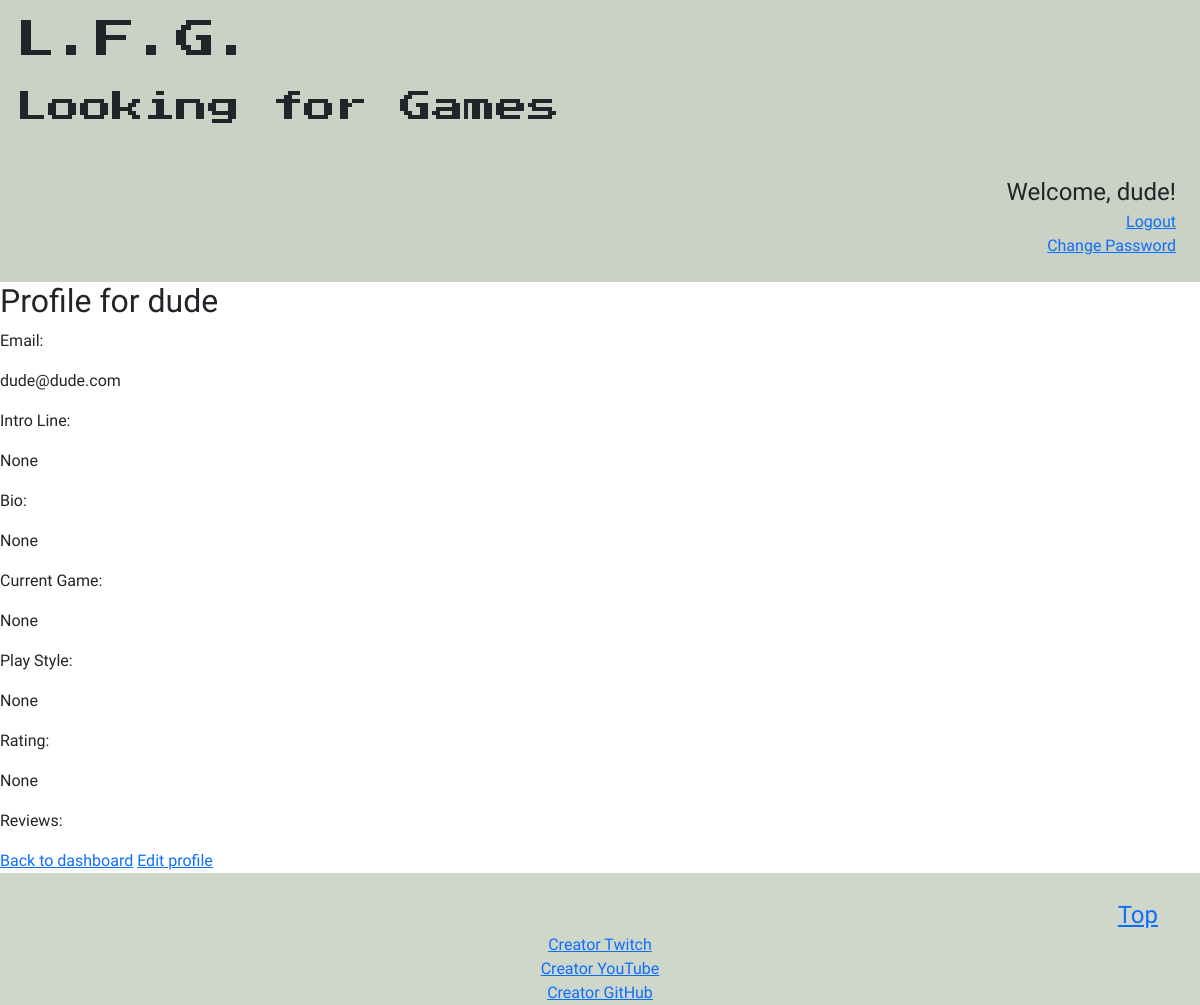
The app's page /accounts/dude (signed in) with its own data.
### main/models.py (models this page shows, shortened)
class CustomUser(AbstractUser):
    first_name = None
    last_name = None
    HARDCORE = 'Hardcore'
    CASUAL = 'Casual'
    CHOICES = [
        (HARDCORE, 'Hardcore'),
        (CASUAL, 'Casual'),
    ]
    intro = models.CharField(max_length=140, verbose_name='Intro Line', blank=True, null=True)
    bio = models.TextField(blank=True, null=True)
    current_game = models.CharField(max_length=100, blank=True, null=True)
    play_style = models.CharField(max_length=50, choices=CHOICES,blank=True, null=True)
    rating = models.DecimalField(max_digits=3, decimal_places=1, blank=True, null=True)
    date_joined = models.DateField(auto_now_add=True, blank=True, null=True)

### main/views.py (the view)
@login_required
def profile(request, username):
    user = get_object_or_404(CustomUser, username=username)
    context = {
        'user': user,
    }
    return render(request, 'main/profile.html', context)

### main/templates/main/profile.html (shortened to what this page needs)
{% extends 'base.html' %} {% block title %}Profile{% endblock title %}
{% block content %}
<div>
  <h2>Profile for {{user.username}}</h2>
</div>
<div>
  <div>
    <div>
      <p>Email:</p>
      <p>{{ user.email }}</p>
    </div>
    <div>
      <p>Intro Line:</p>
      <p>{{ user.intro }}</p>
    </div>
    <div>
      <p>Bio:</p>
      <p>{{ user.bio }}</p>
    </div>
    <div>
      <p>Current Game:</p>
      <p>{{ user.current_game }}</p>
    </div>
    <div>
      <p>Play Style:</p>
      <p>{{ user.play_style }}</p>
    </div>
    <div>
      <p>Rating:</p>
      <p>{{ user.rating }}</p>
    </div>
  </div>
  <div>
    <p>Reviews:</p>
  </div>
</div>
<a href="{% url 'dashboard' %}">Back to dashboard</a>
<a href="{% url 'edit_profile' user.username %}">Edit profile</a>
{% endblock content %}

### main/templates/base.html (shortened to what this page needs)
<!DOCTYPE html>
<html lang="en">
  <head>
    <link
      href="https://cdn.jsdelivr.net/npm/bootstrap@5.1.3/dist/css/bootstrap.min.css"
      rel="stylesheet"
    />
  </head>
  <body>
    <div class="" style="font-family: 'Press Start 2P', cursive; background-color: rgba(202, 210, 197);">
      <h1 class="fs-1 pt-3 ps-3">L.F.G.</h1>
      <h2 class="fs-2 p-3">Looking for Games</h2>
      <div class="d-flex flex-column p-4 align-items-end justify-content-end" style="font-family: 'Acme', sans-serif">
        <div class="fs-4"> Welcome, {{ user.username|default:'Noob' }}! </div>
        {% if user.is_authenticated %}
        <a href="{% url 'logout' %}">Logout</a>
        <a href="{% url 'change_password' %}">Change Password</a>
        {% else %}
        <a href="{% url 'login' %}">Login</a>
        <a href="{% url 'register' %}">Register</a>
        {% endif %}
      </div>
    </div>
    {% block content %} {% endblock %}
    <footer class="fg-style pt-4">
      <div class="container text-end">
        <a href="#" class="fs-4">Top</a>
      </div>
      <div class="container text-center">
        <div class="row">
          <a href="https://www.twitch.tv/slaynnplays">Creator Twitch</a>
        </div>
        <div class="row">
          <a href="https://www.youtube.com/channel/UCgmotILNLZgEPMP0S35D56w"
            >Creator YouTube</a
          >
        </div>
        <div class="row">
          <a href="https://github.com/SC-Mack">Creator GitHub</a>
        </div>
      </div>
    </footer>
  </body>
</html>

### main/templates/base.html (style rules this page uses)
body { font-family: "Acme", sans-serif; background-image: url(https://images.designtrends.com/wp-content/uploads/2015/12/03060244/Retro-Backgrounds32.jpeg); background-size: cover; background-repeat: no-repeat; background-attachment: fixed; background-position: center; }
.fg-style { background-color: rgba(202, 210, 197, 0.90); }

### records on screen
CustomUser: username "dude", email "dude@dude.com", intro "None", bio "None", current_game "None", play_style "None", rating "None"
